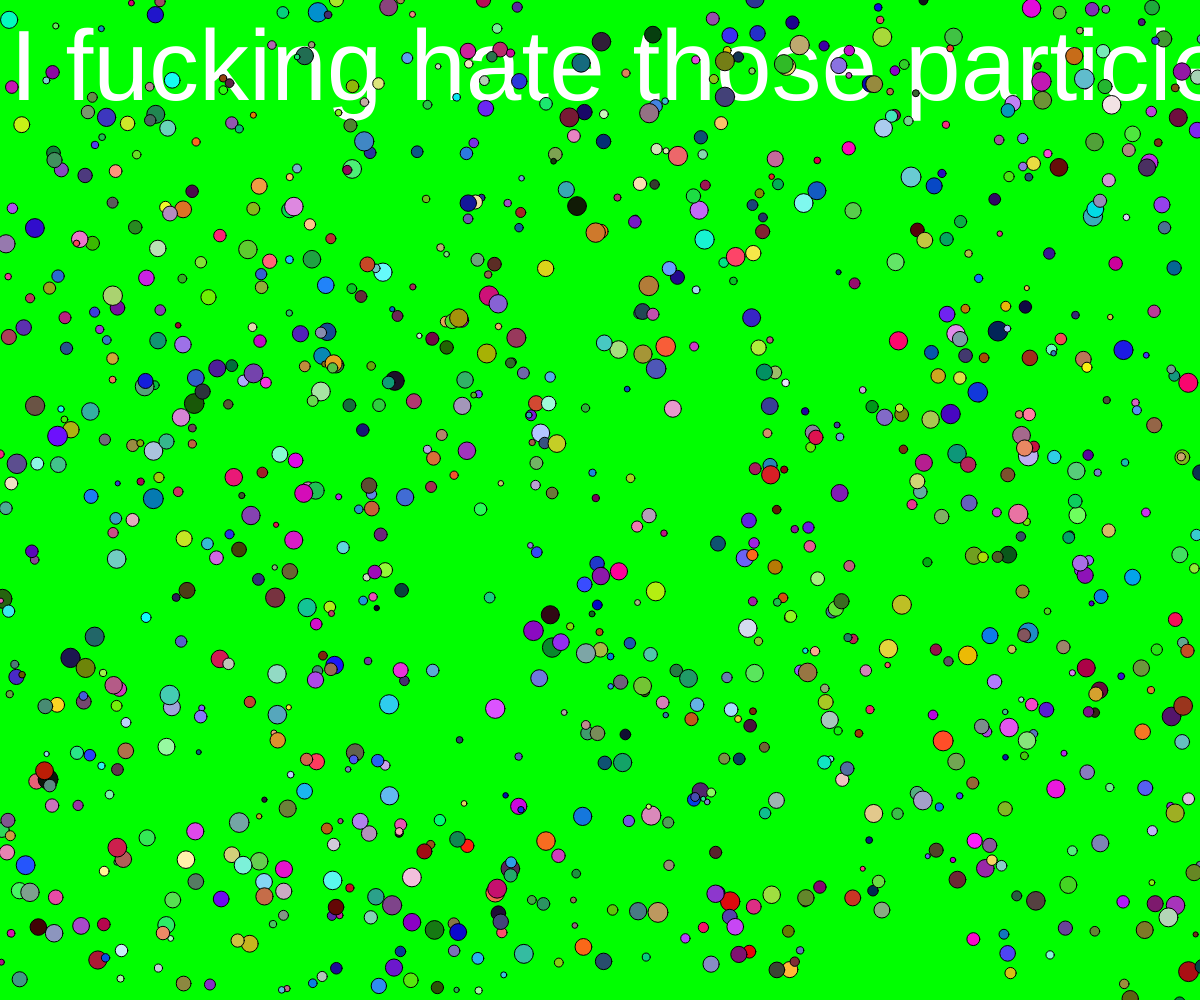
Frame 1 (no input)
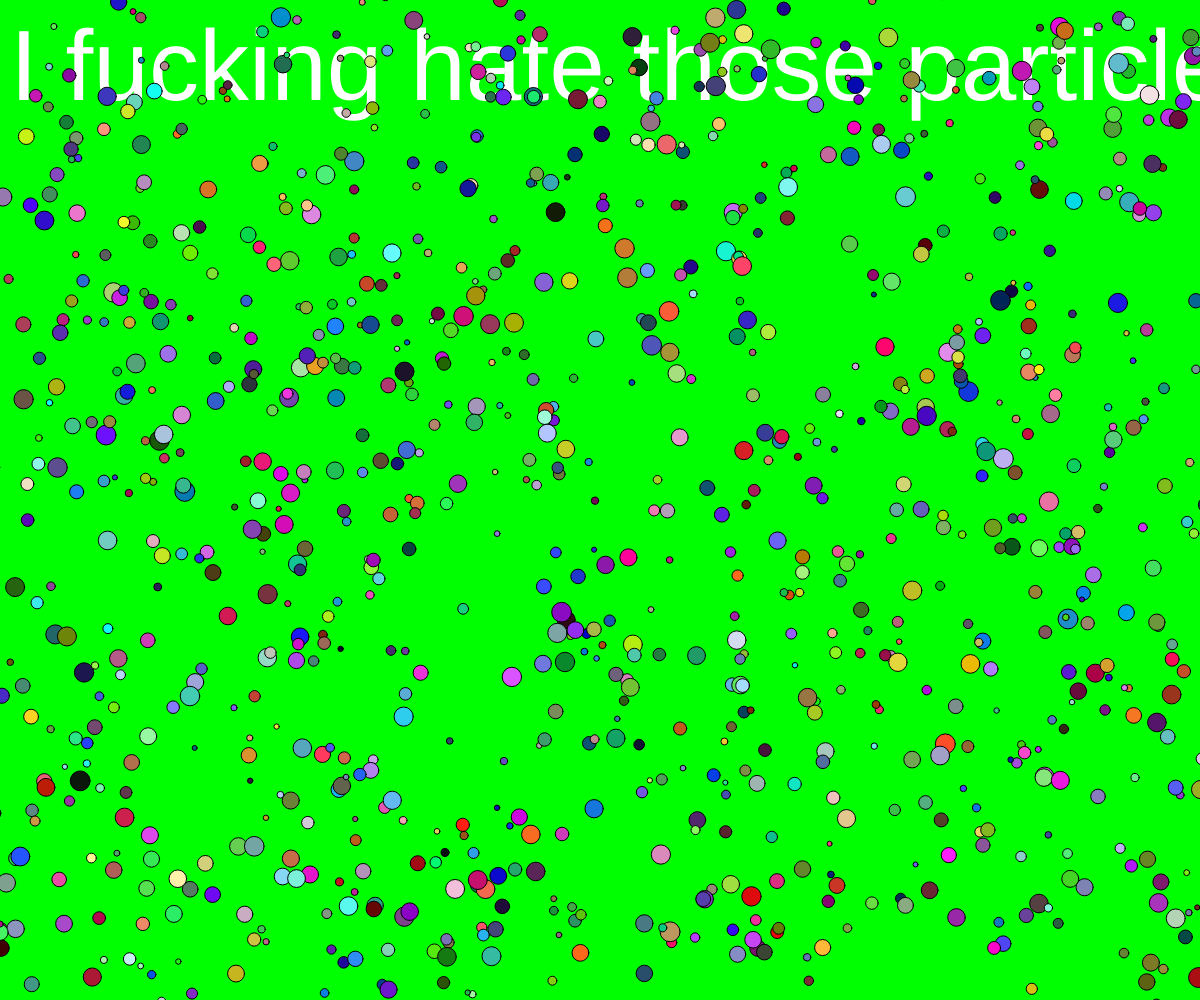
Frame 60 (no input)
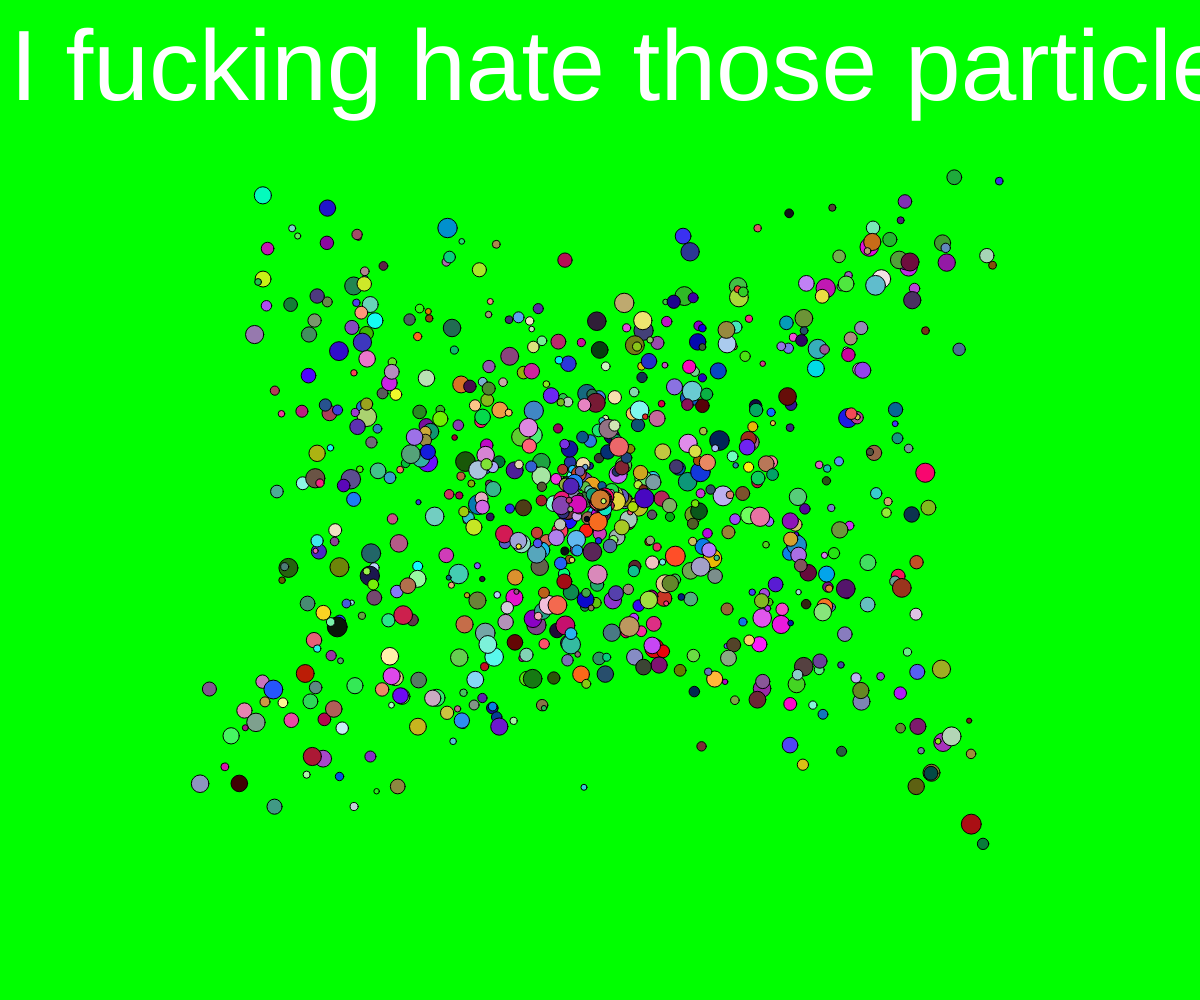
Frame 120 (the mouse pressed at the canvas centre since frame 60)

The p5.js sketch that drew these frames (run headless with seeded random() and noise() and a simulated clock; from frame 60 on, the mouse is pressed at the canvas centre):

// p5.js sketch
// ── sketch.js
let canvasWidth = window.innerWidth;
let canvasHeight = window.innerHeight;

let particles = [];

function setup() {
  createCanvas(canvasWidth, canvasHeight);
  for (let i = 0; i < 1000; i++) {
    let posX = random(canvasWidth);
    let posY = random(canvasHeight);
    let size = random(5, 20);
    let color = [random(255), random(255), random(255)];
    particles.push(new Particle(posX, posY, size, color));
  }
}

function draw() {
  background(0, 255, 0);
  fill(255);
  textSize(100);
  text("I fucking hate those particles!", 10, 100);
  particles.forEach((p) => {
    p.update();
    p.draw();
  });
}

function mousePressed() {
  particles.forEach((p) => {
    p.ismousePressed = true;
  });
}
function mouseReleased() {
  particles.forEach((p) => {
    p.ismousePressed = false;
  });
}

function windowResized() {
  canvasWidth = window.innerWidth;
  canvasHeight = window.innerHeight;
  resizeCanvas(canvasWidth, canvasHeight);
}

// ── particle.js
class Particle {
  constructor(x, y, size = 10, color = [255, 0, 0]) {
    this.x = x;
    this.y = y;

    this.size = size;
    this.color = color;
    this.incr = 5;
    this.ismousePressed = false;
  }
  update() {
    this.x += random(-this.incr, this.incr);
    this.y += random(-this.incr, this.incr);
    if (this.ismousePressed) {
      this.goToMouse();
    }
  }
  goToMouse() {
    let mouseX = window.mouseX;
    let mouseY = window.mouseY;
    let angle = atan2(mouseY - this.y, mouseX - this.x);
    this.x += cos(angle) * this.incr;
    this.y += sin(angle) * this.incr;
  }
  draw() {
    fill(this.color);
    ellipse(this.x, this.y, this.size, this.size);
  }
}

// ── style.css
html, body {
  margin: 0;
  padding: 0;
  align-items: center;
  justify-content: center;
  display: flex;
  /*background-color: #07337E;*/
  background-color: #000;
}
canvas {
  display: block;
}
/*
.blueOverlay {
  position: fixed;
  top: 0;
  left: 0;
  width: 100%;
  height: 100%;
  background-color: rgba(7, 51, 126);
  mix-blend-mode: screen;
  pointer-events: none
  z-index: 9999
}
  */
